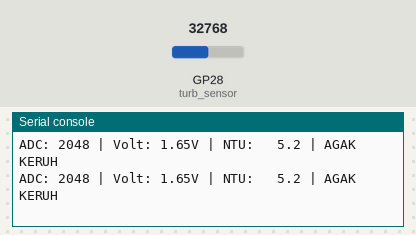
Recording of a program running on a simulated Raspberry Pi Pico running MicroPython. Parts: the last lines printed to the serial console. Inputs (shaded band) come from the test bench; at power-on: GP28 (turb_sensor) = 32768 (analog values on the 0–65535 scale).

Above: at 1.2 s.
1.3 s: GP28 (turb_sensor) set to 45874
At 1.9 s:
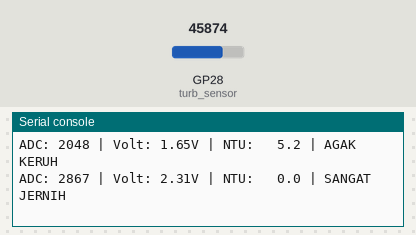
3.0 s: GP28 (turb_sensor) set to 19660
At 3.4 s:
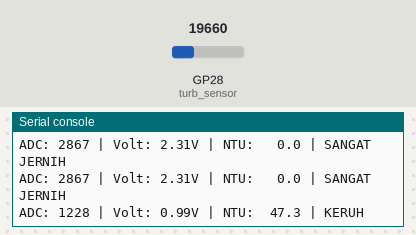
4.5 s: GP28 (turb_sensor) set to 7864
At 4.9 s:
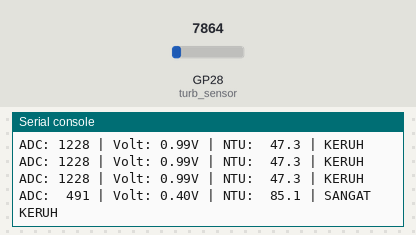
6.0 s: GP28 (turb_sensor) set to 0
At 6.4 s:
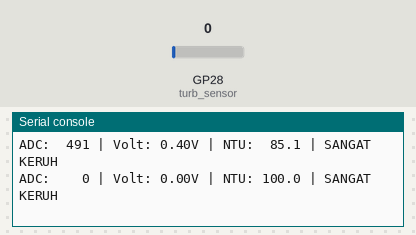

Measured:
- after the input at 1.3 s, the serial console: prints a new line after 0.20 s (image 1)
- after the input at 3.0 s, the serial console: prints a new line at once (image 2)
- after the input at 4.5 s, the serial console: prints a new line at once (image 3)
- after the input at 6.0 s, the serial console: prints a new line at once (image 4)

The program:

turbidity.py
```python
# Turbidity Meter dalam NTU - Rekalibrasi
from machine import ADC, Pin
import time

PIN_TURBIDITY = 28
turb_sensor = ADC(Pin(PIN_TURBIDITY))

# Kalibrasi berdasarkan data Anda
NILAI_JERNIH = 2150    # Nilai tertinggi (air jernih) -> 0 NTU
NILAI_KERUH = 200      # Nilai terendah (sangat keruh) -> 100 NTU
RANGE_NILAI = NILAI_JERNIH - NILAI_KERUH

def baca_ntu():
    raw_16bit = turb_sensor.read_u16()
    nilai = raw_16bit >> 4

    if nilai >= NILAI_JERNIH:
        ntu = 0.0
    elif nilai <= NILAI_KERUH:
        ntu = 100.0
    else:
        ntu = (NILAI_JERNIH - nilai) * 100.0 / RANGE_NILAI

    tegangan = nilai * 3.3 / 4095.0
    return nilai, tegangan, ntu

print("\n=== TURBIDITY METER (NTU) - REKALIBRASI ===")
print(f"Range: {NILAI_JERNIH} ADC = 0 NTU, {NILAI_KERUH} ADC = 100 NTU\n")

while True:
    try:
        nilai, tegangan, ntu = baca_ntu()

        if ntu <= 1:
            status = "SANGAT JERNIH"
        elif ntu <= 5:
            status = "JERNIH"
        elif ntu <= 20:
            status = "AGAK KERUH"
        elif ntu <= 50:
            status = "KERUH"
        else:
            status = "SANGAT KERUH"

        print(f"ADC: {nilai:4d} | Volt: {tegangan:.2f}V | NTU: {ntu:5.1f} | {status}")
        time.sleep(0.5)

    except KeyboardInterrupt:
        print("\nSelesai")
        break
```
